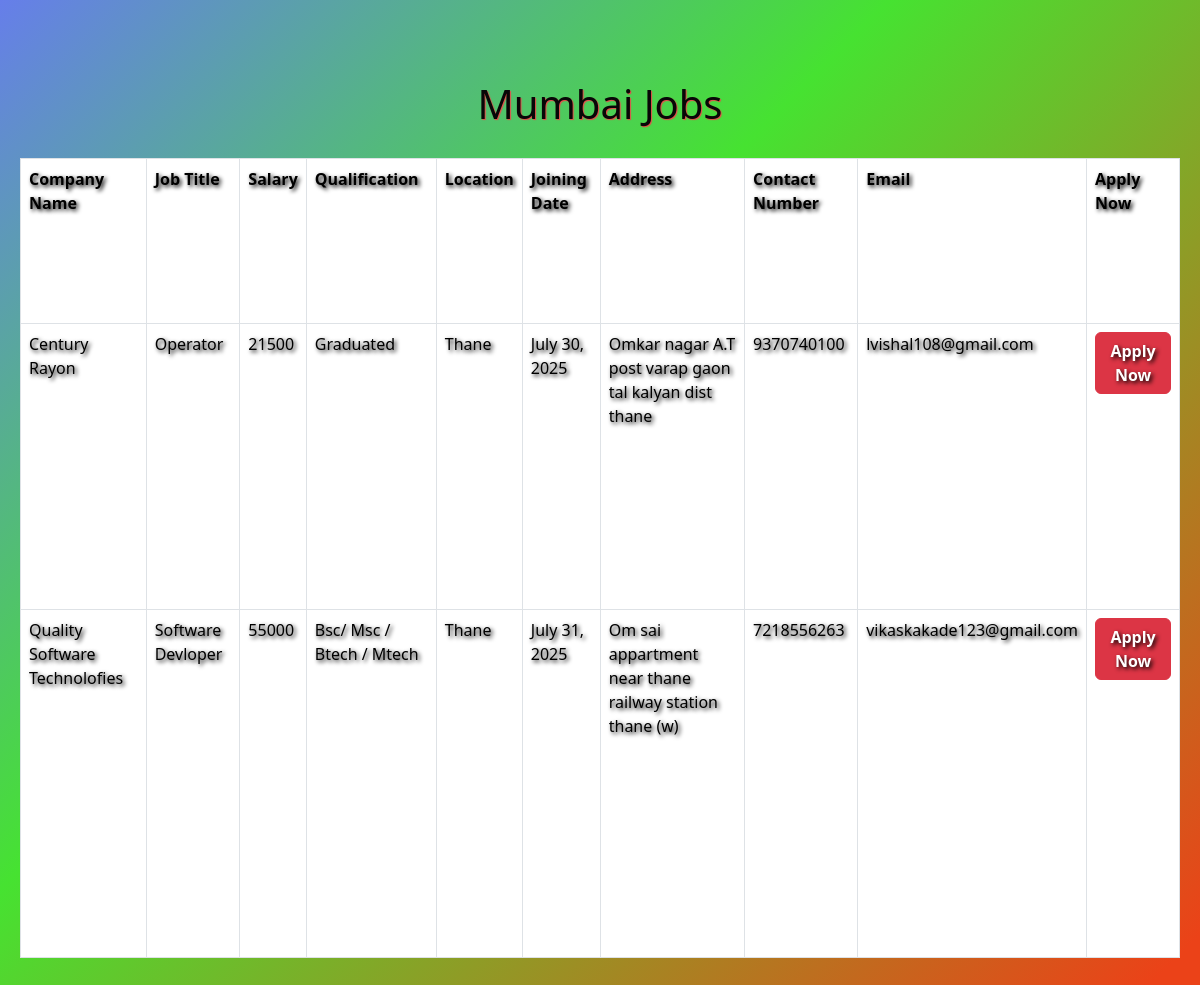
Before: /mumbai/ with the older database file.
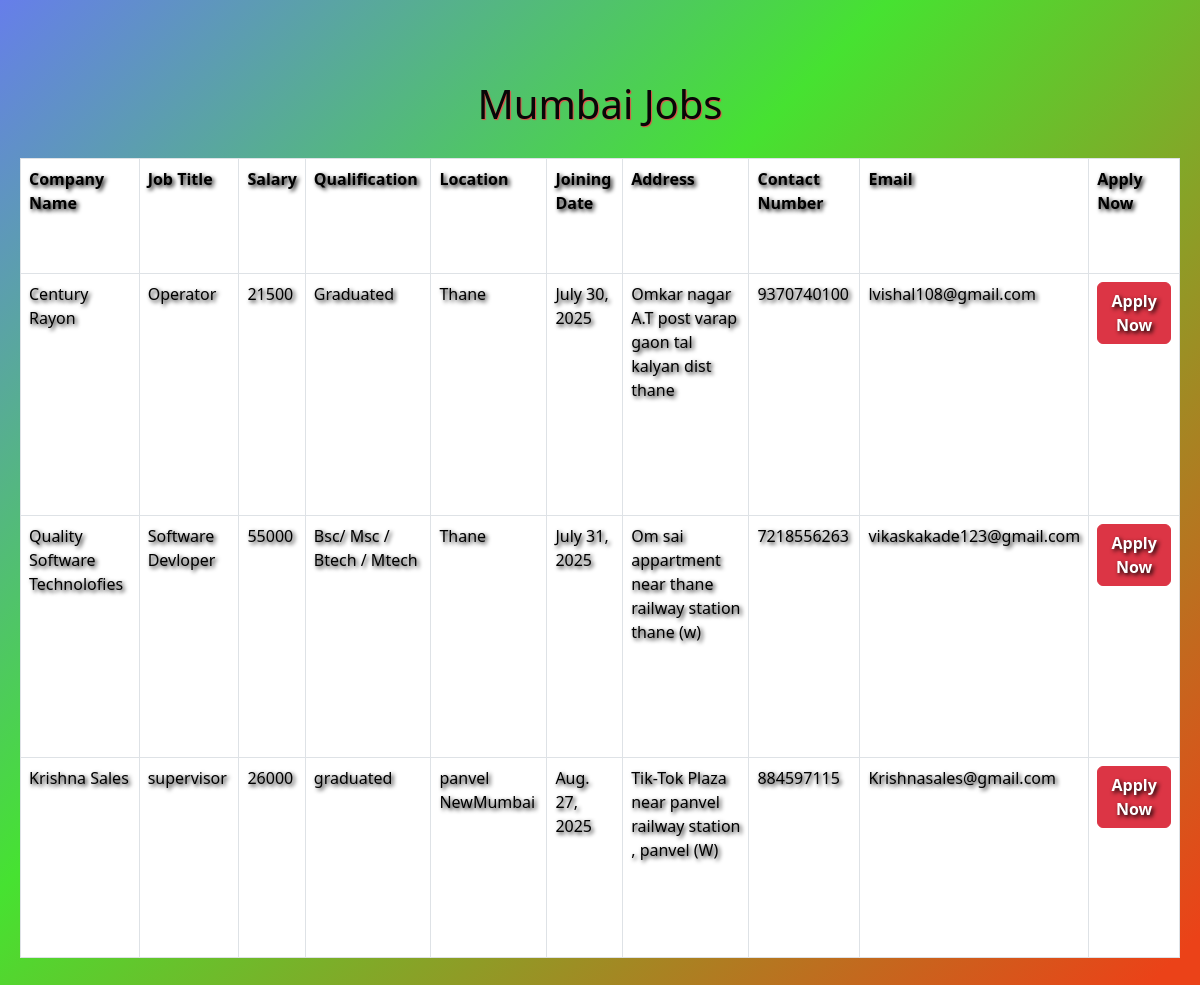
After: the same page with the newer database file.
### jobapp/models.py (models this page shows)
class mumbaiJobs(models.Model):
    companyName = models.CharField(max_length=100)
    jobTitle = models.CharField()
    salary = models.CharField()
    qualification = models.CharField()
    location = models.CharField()
    joiningDate = models.DateField()
    address = models.CharField()
    contactNumber = models.CharField()
    email = models.CharField()
    applyNow = models.CharField()

### jobapp/views.py (the view)
# urls.py: path("mumbai/", views.mumbaiJobsList),
def mumbaiJobsList(request):
    mumbaiJobsView = mumbaiJobs.objects.all()
    return render(request, 'mumbaiJobs.html', {'mumbaiJobsView': mumbaiJobsView})

### templates/mumbaiJobs.html (shortened to what this page needs)
<!DOCTYPE html>
{% load static %}
<html lang="en">
  <head>
    <link
      href="https://cdn.jsdelivr.net/npm/bootstrap@5.3.7/dist/css/bootstrap.min.css"
      rel="stylesheet"
    />
    <link rel="stylesheet" href="{% static 'css/style.css' %}" />
  </head>
  <body
    class="mumbaiJobs"
    style="
      background: linear-gradient(135deg, #667eea 0%, #46e231 40%, #eb4218 96%);
      background-attachment: fixed;
      margin: 0;
      min-height: 100vh;
    "
  >
    <h1
      style="
        font-size: 2.5rem;
        text-align: center;
        color: rgb(7, 7, 7);
        margin-bottom: 30px;
        margin-top: 30px;
        text-shadow: 1px 1px 1px rgb(234, 74, 74);
      "
    >
      Mumbai Jobs
    </h1>
    <table
      class="table table-bordered"
      style="min-height: 100vh"
"
    >
      <tr>
        <th>Company Name</th>
        <th>Job Title</th>
        <th>Salary</th>
        <th>Qualification</th>
        <th>Location</th>
        <th>Joining Date</th>
        <th>Address</th>
        <th>Contact Number</th>
        <th>Email</th>
        <th>Apply Now</th>
      </tr>
      {% for job in mumbaiJobsView %}
      <tr>
        <td>{{ job.companyName }}</td>
        <td>{{ job.jobTitle }}</td>
        <td>{{ job.salary }}</td>
        <td>{{ job.qualification }}</td>
        <td>{{ job.location }}</td>
        <td>{{ job.joiningDate }}</td>
        <td>{{ job.address }}</td>
        <td>{{ job.contactNumber }}</td>
        <td>{{ job.email }}</td>
        <td>
          <a
            href="/applybtn"
            class="btn btn-danger"
            style="text-decoration: none; color: white; font-weight: bold"
          >
            Apply Now
          </a>
        </td>
      </tr>
      {% endfor %}
    </table>
  </body>
</html>

Changed rows visible on the page:
added mumbaiJobs: companyName "Krishna Sales", jobTitle "supervisor", salary "26000", qualification "graduated", location "panvel NewMumbai", joiningDate "Aug. 27, 2025", address "Tik-Tok Plaza near panvel railway station , panvel (W)", contactNumber "884597115", email "Krishnasales@gmail.com"
